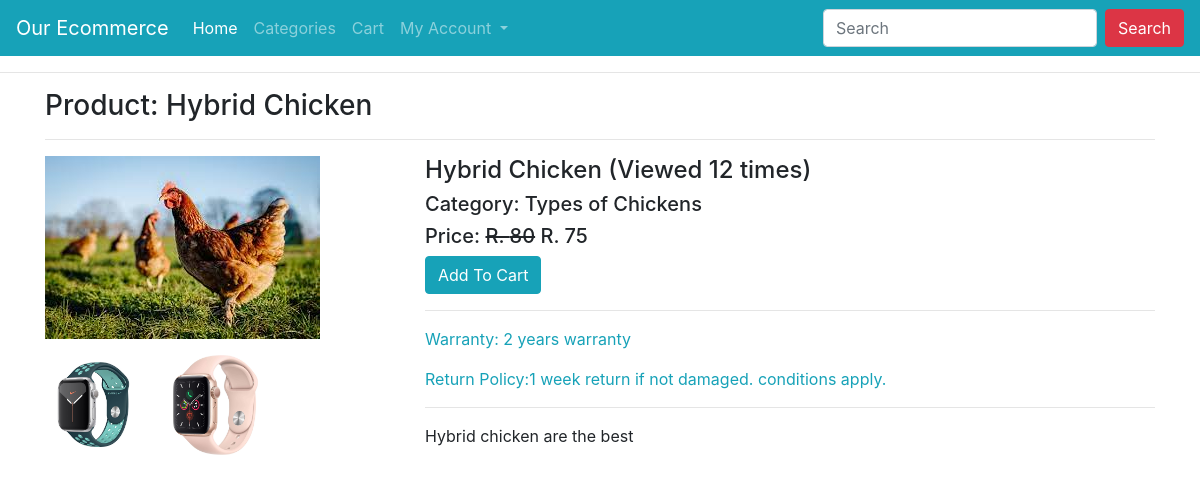
/product/hybrid-chicken/, run on the app's committed database.
### ecomapp/models.py (models this page shows, shortened)
class Product(models.Model):
    title = models.CharField(max_length=200)
    slug = models.SlugField(unique=True)
    category = models.ForeignKey(Category, on_delete=models.CASCADE)
    image = models.ImageField(upload_to="products")
    marked_price = models.PositiveIntegerField()
    selling_price = models.PositiveIntegerField()
    description = models.TextField()
    warranty = models.CharField(max_length=300, null=True, blank=True)
    return_policy = models.CharField(max_length=300, null=True, blank=True)
    view_count = models.PositiveIntegerField(default=0)

class ProductImage(models.Model):
    product = models.ForeignKey(Product, on_delete=models.CASCADE)
    image = models.ImageField(upload_to="products/images/")

class Category(models.Model):
    title = models.CharField(max_length=200)
    slug = models.SlugField(unique=True)
    def __str__(self):
        return self.title

### ecomapp/views.py (the view)
# urls.py: path("product/<slug:slug>/", ProductDetailView.as_view(), name="productdetail"),
class ProductDetailView(EcomMixin, TemplateView):
    template_name = "productdetail.html"
    def get_context_data(self, **kwargs):
        context = super().get_context_data(**kwargs)
        url_slug = self.kwargs['slug']
        product = Product.objects.get(slug=url_slug)
        product.view_count += 1
        product.save()
        context['product'] = product
        return context

### ecomapp/views.py (called while the page is built)
    def dispatch(self, request, *args, **kwargs):
        cart_id = request.session.get("cart_id")
        if cart_id:
            cart_obj = Cart.objects.get(id=cart_id)
            if request.user.is_authenticated and request.user.customer:
                cart_obj.customer = request.user.customer
                cart_obj.save()
        return super().dispatch(request, *args, **kwargs)

### templates/productdetail.html (shortened to what this page needs)
{% extends 'base.html' %}
{% block content %}
<div class="container">
    <h3>Product: {{product.title}}</h3><hr>
    <div class="row">
        <div class="col-md-4">
            <img src="{{product.image.url}}" alt="" class="img-fluid">
            <div class="row">
                {% for pi in product.productimage_set.all %}
                <div class="col-md-4 p-3">
                    <a href="{{pi.image.url}}" target="_blank">
                        <img src="{{pi.image.url}}" class="img-fluid" style="height: 100px; object-fit: contain;" alt="">
                    </a>
                </div>
                {% endfor %}
            </div>
        </div>
        <div class="col-md-8">
            <h4>{{product.title}} (Viewed {{product.view_count}} times)</h4>
            <h5>Category: {{product.category}}</h5>
            <h5>Price: <strike>R. {{product.marked_price}}</strike> R. {{product.selling_price}}</h5>
            <a href="{% url 'ecomapp:addtocart' product.id %}" class="btn btn-info">Add To Cart</a>
            <hr>
            <p class="text-info">Warranty: {{product.warranty}}</p>
            <p class="text-info">Return Policy:{{product.return_policy}}</p>
            <hr>
            <p>{{product.description}}</p>
        </div>
    </div>
</div>
{% endblock %}

### data on the page
Product: title "Hybrid Chicken", image (picture), view_count "12", category "Types of Chickens", marked_price "80", selling_price "75", warranty "2 years warranty", return_policy "1 week return if not damaged. conditions apply.", description "Hybrid chicken are the best"
ProductImage: image (picture)
ProductImage: image (picture)
